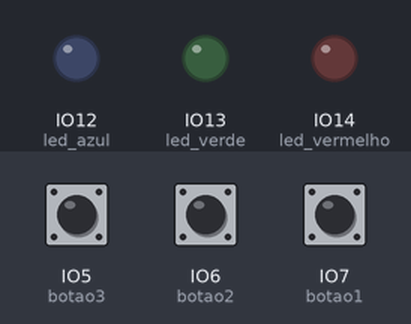
Simulated run of this program. Board: ESP32 board running CircuitPython. Parts: output pins drawn as LEDs (lit = HIGH). The inputs (shaded band) are chosen by the test bench; at power-on: IO5 (botao3) HIGH, IO6 (botao2) HIGH, IO7 (botao1) HIGH.

Above: at 1.2 s.
1.3 s: IO5 (botao3) pulled LOW for 0.15 s
At 2.5 s:
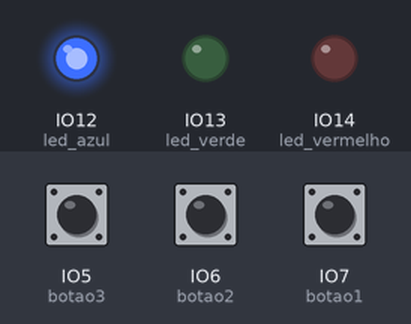
2.9 s: IO6 (botao2) pulled LOW for 0.15 s
At 3.8 s:
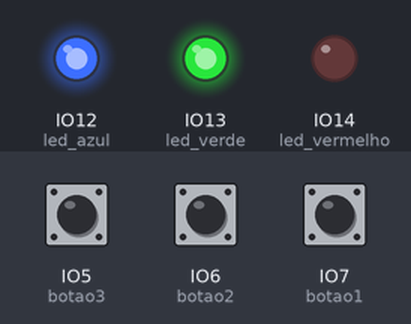
4.5 s: IO7 (botao1) pulled LOW for 0.15 s
At 5.0 s:
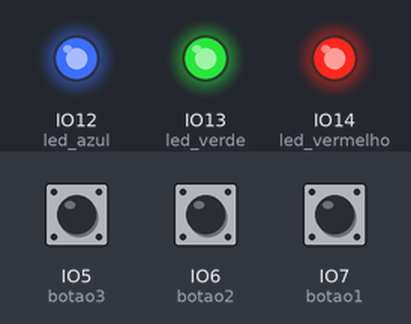
6.1 s: IO5 (botao3) pulled LOW for 1 s
At 7.5 s:
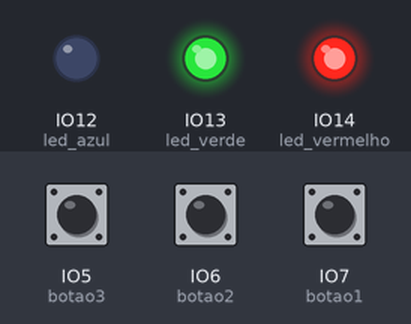
8.6 s: IO6 (botao2) pulled LOW for 1 s
At 9.3 s:
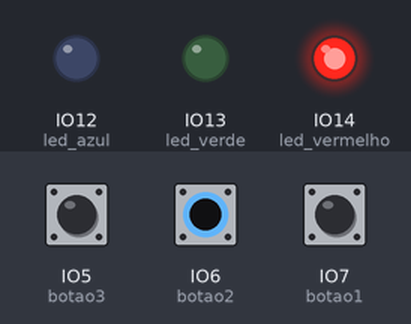
11.1 s: IO5 (botao3) pulled LOW for 0.15 s
At 12.5 s:
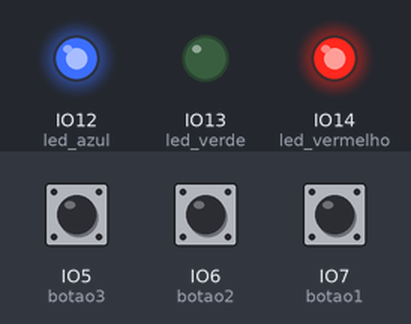
Timing chart, 0 to 13.7 s (numbered marks = the images above; inputs shaded):
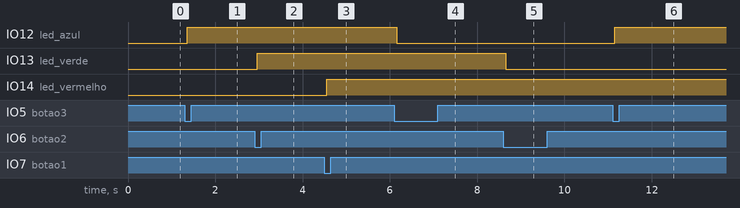

The program:

code.py
```python
# (licence header left out)
import board
import digitalio
import time

# Define os LEDs e botões
led_vermelho = digitalio.DigitalInOut(board.IO14)
led_verde = digitalio.DigitalInOut(board.IO13)
led_azul = digitalio.DigitalInOut(board.IO12)
botao1 = digitalio.DigitalInOut(board.IO7)
botao2 = digitalio.DigitalInOut(board.IO6)
botao3 = digitalio.DigitalInOut(board.IO5)

led_vermelho.direction = digitalio.Direction.OUTPUT
led_verde.direction = digitalio.Direction.OUTPUT
led_azul.direction = digitalio.Direction.OUTPUT
botao1.direction = digitalio.Direction.INPUT
botao2.direction = digitalio.Direction.INPUT
botao3.direction = digitalio.Direction.INPUT

botao1.pull = digitalio.Pull.UP
botao2.pull = digitalio.Pull.UP
botao3.pull = digitalio.Pull.UP

# Inicialmente, desliga todos os LEDs e define os estados dos botões
led_vermelho.value = False
led_verde.value = False
led_azul.value = False

botao1_state = True
botao2_state = True
botao3_state = True

# Variáveis para debounce
ultimo_estado_botao1 = True
ultimo_estado_botao2 = True
ultimo_estado_botao3 = True
tempo_ultimo_estado1 = 0
tempo_ultimo_estado2 = 0
tempo_ultimo_estado3 = 0
debounce_interval = 0.05  # Tempo de debounce em segundos

# Loop principal
while True:
    # Lê o estado atual dos botões
    estado_botao1_atual = not botao1.value
    estado_botao2_atual = not botao2.value
    estado_botao3_atual = not botao3.value

    # Verifica o Botão 1
    if estado_botao1_atual != ultimo_estado_botao1: # Se o estado mudou
        tempo_ultimo_estado1 = time.monotonic()     # Salva o tempo
        ultimo_estado_botao1 = estado_botao1_atual  # Salva o estado

    if (time.monotonic() - tempo_ultimo_estado1) >= debounce_interval:  # Se passou o tempo de debounce
        if estado_botao1_atual and botao1_state:                        # Se o botão está pressionado e o estado é True
            led_vermelho.value = not led_vermelho.value                 # Alterna o estado do LED
            botao1_state = False                                        # Salva o estado do botão

        if not estado_botao1_atual:                                     # Se o botão não está pressionado
            botao1_state = True                                         # Salva o estado do botão

    # Verifica o Botão 2
    if estado_botao2_atual != ultimo_estado_botao2:
        tempo_ultimo_estado2 = time.monotonic()
        ultimo_estado_botao2 = estado_botao2_atual

    if (time.monotonic() - tempo_ultimo_estado2) >= debounce_interval:
        if estado_botao2_atual and botao2_state:
            led_verde.value = not led_verde.value
            botao2_state = False

        if not estado_botao2_atual:
            botao2_state = True

    # Verifica o Botão 3
    if estado_botao3_atual != ultimo_estado_botao3:
        tempo_ultimo_estado3 = time.monotonic()
        ultimo_estado_botao3 = estado_botao3_atual

    if (time.monotonic() - tempo_ultimo_estado3) >= debounce_interval:
        if estado_botao3_atual and botao3_state:
            led_azul.value = not led_azul.value
            botao3_state = False

        if not estado_botao3_atual:
            botao3_state = True
```

Measured:
- after the input at 1.3 s, IO12 (led_azul): LOW → HIGH after 0.06 s
- after the input at 2.9 s, IO13 (led_verde): LOW → HIGH after 0.06 s
- after the input at 4.5 s, IO14 (led_vermelho): LOW → HIGH after 0.06 s
- after the input at 6.1 s, IO12 (led_azul): HIGH → LOW after 0.06 s
- after the input at 8.6 s, IO13 (led_verde): HIGH → LOW after 0.06 s
- after the input at 11.1 s, IO12 (led_azul): LOW → HIGH after 0.06 s
